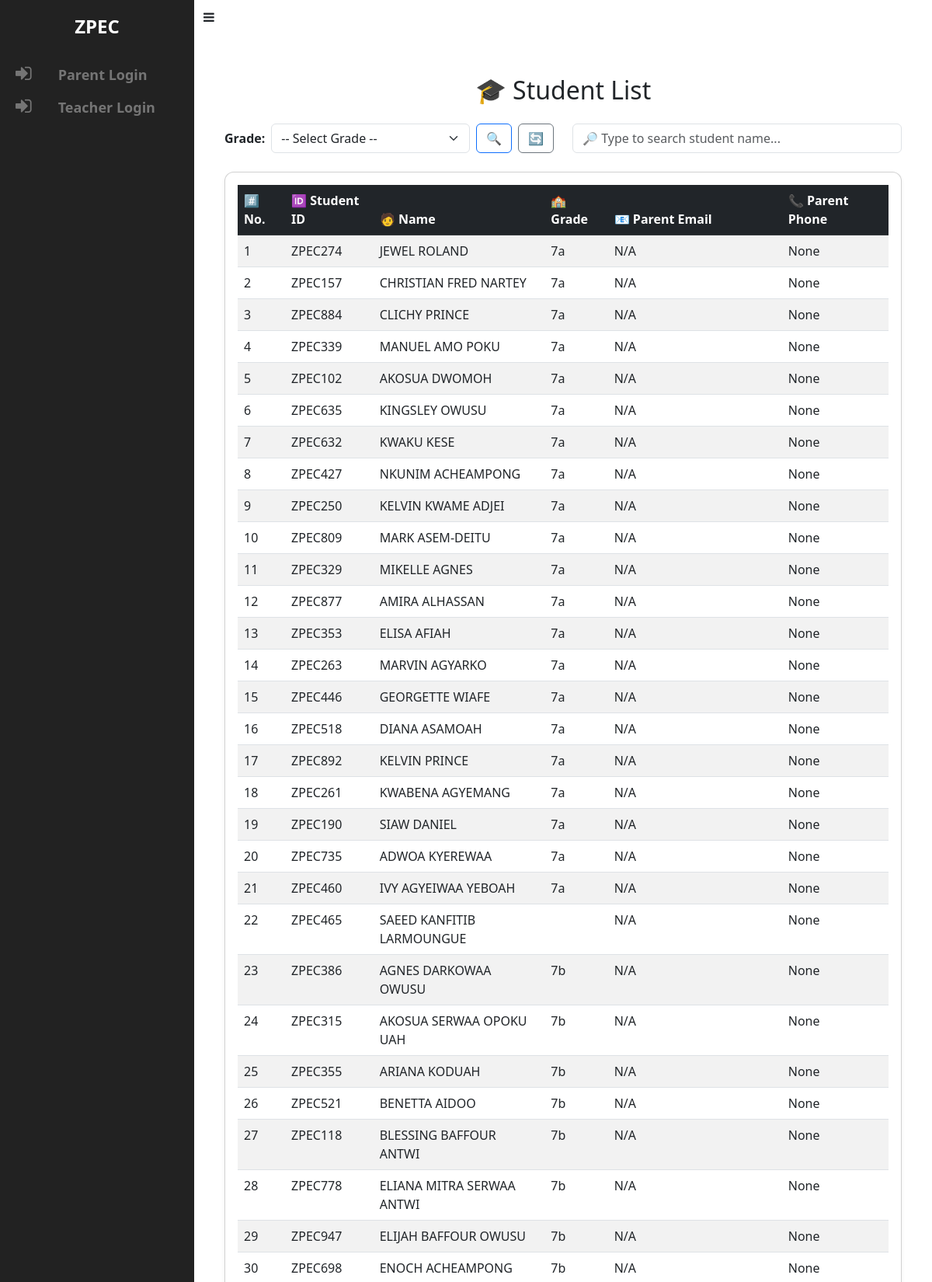
The page /students/ (upper part) on the database its author committed.
### app/models.py (models this page shows, shortened)
class Student(models.Model):
    assessment_choice = models.CharField(max_length=20, choices=ASSESSMENT_CHOICES)
    user = models.OneToOneField(User, on_delete=models.CASCADE, related_name="student_profile", null=True, blank=True)
    student_id = models.CharField(max_length=10, default=generate_student_id, unique=True)
    name = models.CharField(max_length=255)
    grade = models.CharField(max_length=3, choices=GRADE_CHOICES)
    parent_name = models.CharField(max_length=100, blank=True, null=True)  # Made optional
    parent_email = models.EmailField(blank=True, null=True)  # Made optional
    parent_phone = models.CharField(max_length=15, blank=True, null=True)  # Made optional
    password = models.CharField(max_length=10, default=generate_password)

### app/views.py (the view, shortened to what this page needs)
# urls.py: path("students/", views.student_list, name="student_list"),
def student_list(request):
    selected_grade = request.GET.get("grade")
    search_query = request.GET.get("search")
    grades = Student.objects.values_list("grade", flat=True).distinct()
    students = Student.objects.all()
    if selected_grade:
        students = students.filter(grade=selected_grade)
    if search_query:
        students = students.filter(name__icontains=search_query)
    return render(request, "student_list.html", {
        "students": students,
        "grades": grades,
        "selected_grade": selected_grade,
    })

### app/templates/student_list.html (shortened to what this page needs)
{% extends "base.html" %}
{% block content %}
<div class="container mt-5">
    <h2 class="text-center mb-4">🎓 Student List</h2>
<div class="row mb-4">
    <div class="col-md-6">
        <form method="GET" class="d-flex align-items-center">
            <label for="grade" class="form-label fw-bold me-2 mb-0">Grade:</label>
            <select name="grade" class="form-select me-2">
                <option value="">-- Select Grade --</option>
            </select>
            <button type="submit" class="btn btn-outline-primary me-2">🔍</button>
            <a href="{% url 'student_list' %}" class="btn btn-outline-secondary">🔄</a>
        </form>
    </div>
    <div class="col-md-6 ">
        <input type="text" id="searchInput" class="form-control" placeholder="🔎 Type to search student name...">
    </div>
</div>
    <div class="card shadow-sm p-3">
        <div class="table-responsive">
            <table class="table table-striped">
                <thead class="table-dark">
                    <tr>
                        <th>#️⃣ No.</th>
                        <th>🆔 Student ID</th>
                        <th>🧑 Name</th>
                        <th>🏫 Grade</th>
                        <th>📧 Parent Email</th>
                        <th>📞 Parent Phone</th>
                    </tr>
                </thead>
                <tbody id="studentTableBody">
                    {% for student in students %}
                    <tr>
                        <td>{{ forloop.counter }}</td>
                        <td>{{ student.student_id }}</td>
                        <td>{{ student.name }}</td>
                        <td>{{ student.grade }}</td>
                        <td>{{ student.parent_email|default:"N/A" }}</td>
                        <td>{{ student.parent_phone }}</td>
                    </tr>
                    {% empty %}
                    <tr>
                        <td colspan="6" class="text-center text-muted">No students found.</td>
                    </tr>
                    {% endfor %}
                </tbody>
            </table>
        </div>
    </div>
</div>
{% endblock %}

### app/templates/base.html (shortened to what this page needs)
<!DOCTYPE html>
<html lang="en">
<head>
    <link href="https://cdn.jsdelivr.net/npm/bootstrap@5.3.0/dist/css/bootstrap.min.css" rel="stylesheet">
    <link rel="stylesheet" href="https://cdnjs.cloudflare.com/ajax/libs/font-awesome/6.0.0/css/all.min.css">
    <link rel="stylesheet" href="https://cdn.jsdelivr.net/gh/FortAwesome/font-awesome/css/font-awesome.min.css">
</head>
<body >
    <div id="wrapper">
        <aside id="sidebar-wrapper" style="color: red;">
            <div class="sidebar-brand">
              <a style="text-decoration: none;" href="{% url 'home' %}"> <h2>ZPEC</h2></a>
            </div>
            <ul class="sidebar-nav">
              {% if request.user.is_superuser %}
                  <li><a href="{% url 'add_student' %}"><i class="fa fa-user-plus"></i> Add Student</a></li>
                  <li><a href="{% url 'student_list' %}"><i class="fa fa-users"></i> Students</a></li>
                  <li><a href="{% url 'teacher_register' %}"><i class="fa fa-user"></i> Register Teacher</a></li>
                  <li><a href="{% url 'teacher_dashboard' %}"><i class="fa fa-chalkboard-teacher"></i> Teacher Dashboard</a></li>
                  <li><a href="{% url 'analysis' %}"><i class="fa fa-chart-bar"></i> Analysis</a></li>
                  <li><a href="{% url 'upload_student_scores' %}"><i class="fa fa-calendar-plus"></i> Upload Scores </a></li>
                  <li><a href="{% url 'performance' %}"><i class="fa fa-trophy"></i> Performance</a></li>
                  <li><a href="{% url 'teacher_list' %}"><i class="fa fa-chalkboard-teacher"></i> Teachers</a></li>
                  <li><a href="{% url 'add_event' %}"><i class="fa fa-calendar-plus"></i> Add Event</a></li>
              {% elif request.session.parent_logged_in %}
                  <li><a href="{% url 'student_detail' student_id=request.session.student_ids.0 %}">
                      <i class="fa fa-user-graduate"></i> Details</a></li>
              {% else %}
                  <li><a href="{% url 'parent_login' %}"><i class="fa fa-sign-in"></i> Parent Login</a></li>
                  <li><a href="{% url 'teacher_login' %}"><i class="fa fa-sign-in"></i> Teacher Login</a></li>
              {% endif %}
          </ul>
        </aside>
        <div id="navbar-wrapper" style="padding: 10px 10px 0px 0px;">
                <div class="container-fluid">
                    <a href="#" class="navbar-brand" id="sidebar-toggle"><i class="fa fa-bars"></i></a>
                </div>
        </div>
        <section id="content-wrapper">
            <div class="container">
                {% block content %}{% endblock %}
            </div>
        </section>
    </div>
</body>
</html>

### app/templates/base.html (style rules this page uses)
body { padding-bottom: 30px; position: relative; min-height: 100%; }
a { transition: background 0.2s, color 0.2s; }
#wrapper { padding-left: 0; transition: all 0.5s ease; position: relative; }
#sidebar-wrapper { z-index: 1000; position: fixed; left: 250px; width: 0; height: 100%; margin-left: -250px; overflow-y: auto; overflow-x: hidden; background: #222; transition: all 0.5s ease; }
.sidebar-brand { position: absolute; top: 0; width: 250px; text-align: center; padding: 20px 0; }
.sidebar-brand h2 { margin: 0; font-weight: 600; font-size: 24px; color: #fff; }
.sidebar-nav { position: absolute; top: 75px; width: 250px; margin: 0; padding: 0; list-style: none; }
.sidebar-nav > li { text-indent: 10px; line-height: 42px; }
.sidebar-nav > li a { display: block; text-decoration: none; color: #757575; font-weight: 600; font-size: 18px; }
.sidebar-nav > li > a i.fa { font-size: 24px; width: 60px; }
#navbar-wrapper { width: 100%; position: absolute; z-index: 2; }
#content-wrapper { width: 100%; position: absolute; padding: 15px; top: 100px; }
@media (min-width: 992px) { #wrapper { padding-left: 250px; } }
@media (min-width: 992px) { #sidebar-wrapper { width: 250px; } }
@media (min-width: 992px) { #navbar-wrapper { position: relative; } }
@media (min-width: 992px) { #content-wrapper { position: relative; top: 0; } }
.sidebar-nav { display: flex; flex-direction: column; flex-grow: 1; padding: 0; margin: 0; }
html, body { height: 100%; }
body { display: flex; flex-direction: column; min-height: 100vh; }

### app/templates/student_list.html (style rules this page uses)
.card { border-radius: 12px; }
.table thead { background: #343a40; color: white; }

### rows shown on the page
Student: student_id "ZPEC274", name "JEWEL ROLAND", grade "7a", parent_email "N/A", parent_phone "None"
Student: student_id "ZPEC157", name "CHRISTIAN FRED NARTEY", grade "7a", parent_email "N/A", parent_phone "None"
Student: student_id "ZPEC884", name "CLICHY PRINCE", grade "7a", parent_email "N/A", parent_phone "None"
Student: student_id "ZPEC339", name "MANUEL AMO POKU", grade "7a", parent_email "N/A", parent_phone "None"
Student: student_id "ZPEC102", name "AKOSUA DWOMOH", grade "7a", parent_email "N/A", parent_phone "None"
Student: student_id "ZPEC635", name "KINGSLEY OWUSU", grade "7a", parent_email "N/A", parent_phone "None"
Student: student_id "ZPEC632", name "KWAKU KESE", grade "7a", parent_email "N/A", parent_phone "None"
Student: student_id "ZPEC427", name "NKUNIM ACHEAMPONG", grade "7a", parent_email "N/A", parent_phone "None"
Student: student_id "ZPEC250", name "KELVIN KWAME ADJEI", grade "7a", parent_email "N/A", parent_phone "None"
Student: student_id "ZPEC809", name "MARK ASEM-DEITU", grade "7a", parent_email "N/A", parent_phone "None"
Student: student_id "ZPEC329", name "MIKELLE AGNES", grade "7a", parent_email "N/A", parent_phone "None"
Student: student_id "ZPEC877", name "AMIRA ALHASSAN", grade "7a", parent_email "N/A", parent_phone "None"
Student: student_id "ZPEC353", name "ELISA AFIAH", grade "7a", parent_email "N/A", parent_phone "None"
Student: student_id "ZPEC263", name "MARVIN AGYARKO", grade "7a", parent_email "N/A", parent_phone "None"
Student: student_id "ZPEC446", name "GEORGETTE WIAFE", grade "7a", parent_email "N/A", parent_phone "None"
Student: student_id "ZPEC518", name "DIANA ASAMOAH", grade "7a", parent_email "N/A", parent_phone "None"
Student: student_id "ZPEC892", name "KELVIN PRINCE", grade "7a", parent_email "N/A", parent_phone "None"
Student: student_id "ZPEC261", name "KWABENA AGYEMANG", grade "7a", parent_email "N/A", parent_phone "None"
Student: student_id "ZPEC190", name "SIAW DANIEL", grade "7a", parent_email "N/A", parent_phone "None"
Student: student_id "ZPEC735", name "ADWOA KYEREWAA", grade "7a", parent_email "N/A", parent_phone "None"
Student: student_id "ZPEC460", name "IVY AGYEIWAA YEBOAH", grade "7a", parent_email "N/A", parent_phone "None"
Student: student_id "ZPEC465", name "SAEED KANFITIB LARMOUNGUE", parent_email "N/A", parent_phone "None"
Student: student_id "ZPEC386", name "AGNES DARKOWAA OWUSU", grade "7b", parent_email "N/A", parent_phone "None"
Student: student_id "ZPEC315", name "AKOSUA SERWAA OPOKU UAH", grade "7b", parent_email "N/A", parent_phone "None"
Student: student_id "ZPEC355", name "ARIANA KODUAH", grade "7b", parent_email "N/A", parent_phone "None"
Student: student_id "ZPEC521", name "BENETTA AIDOO", grade "7b", parent_email "N/A", parent_phone "None"
Student: student_id "ZPEC118", name "BLESSING BAFFOUR ANTWI", grade "7b", parent_email "N/A", parent_phone "None"
Student: student_id "ZPEC778", name "ELIANA MITRA SERWAA ANTWI", grade "7b", parent_email "N/A", parent_phone "None"
Student: student_id "ZPEC947", name "ELIJAH BAFFOUR OWUSU", grade "7b", parent_email "N/A", parent_phone "None"
Student: student_id "ZPEC698", name "ENOCH ACHEAMPONG", grade "7b", parent_email "N/A", parent_phone "None"
